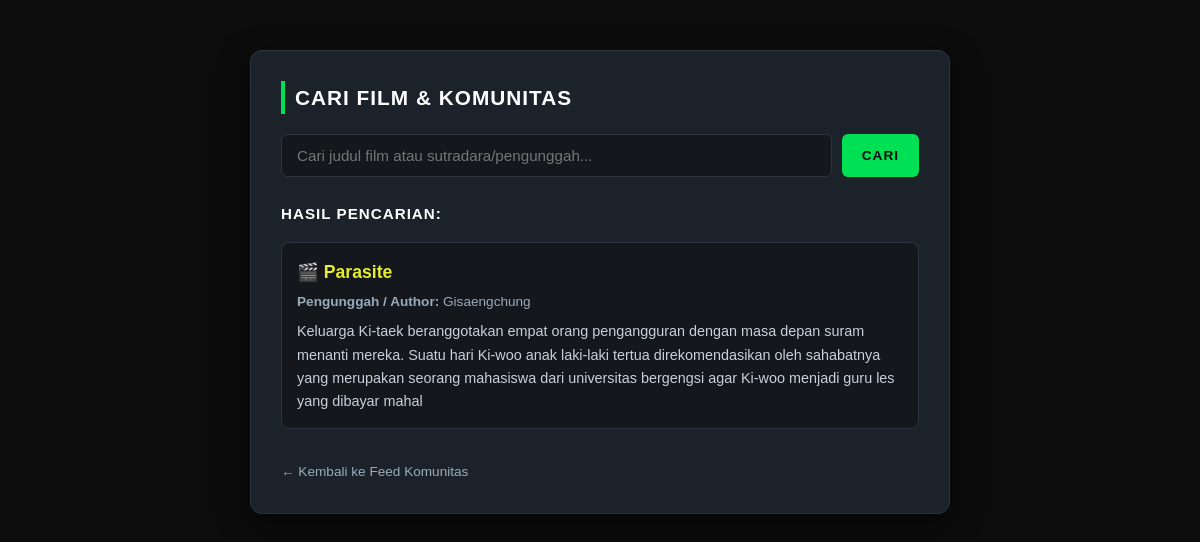
/loop_data/search.php (signed in), run on the app's committed database.
### tables this page shows
CREATE TABLE `film` (
  `id_film` int(11) NOT NULL,
  `nama_film` text NOT NULL,
  `step` text NOT NULL,
  `author` varchar(256) NOT NULL,
  `ulasan` text NOT NULL
);

### loop_data/search.php (the view, shortened to what this page needs)
<?php
$conn = connect();
$keyword = isset($_GET['keyword']) ? mysqli_real_escape_string($conn, $_GET['keyword']) : '';
$query_result = null;
if (!empty($keyword)) {
    $query_result = mysqli_query($conn, "SELECT * FROM film WHERE nama_film LIKE '%$keyword%' OR author LIKE '%$keyword%'");
} else {
    $query_result = mysqli_query($conn, "SELECT * FROM film LIMIT 5");
}
?>
<!DOCTYPE html>
<html lang="id">
<head>
    <link rel="stylesheet" href="style.css">
</head>
<body>
    <div class="container">
        <h2>Cari Film & Komunitas</h2>
        <form method="GET" class="search-form">
            <input type="text" name="keyword" placeholder="Cari judul film atau sutradara/pengunggah..." value="<?= htmlspecialchars($keyword); ?>">
            <button type="submit">Cari</button>
        </form>
        <h3 style="color: var(--text-main); font-size: 0.95rem; text-transform: uppercase; letter-spacing: 1px; margin-bottom: 15px;">Hasil Pencarian:</h3>
        <?php if($query_result && mysqli_num_rows($query_result) > 0): ?>
            <?php while($row = mysqli_fetch_assoc($query_result)): ?>
                <div class="result-card">
                    <h4>🎬 <?= htmlspecialchars($row['nama_film']); ?></h4>
                    <p style="margin: 0 0 8px 0; font-size: 0.85rem;"><strong>Pengunggah / Author:</strong> <?= htmlspecialchars($row['author']); ?></p>
                    <p style="margin: 0; font-size: 0.9rem; color: #c7d1db;"><?= htmlspecialchars($row['step']); ?></p>
                </div>
            <?php endwhile; ?>
        <?php else: ?>
            <p style="color: #ff4d4d;">Film atau data yang dicari tidak ditemukan.</p>
        <?php endif; ?>
        <a href="../user/index.php" class="btn-back">&larr; Kembali ke Feed Komunitas</a>
    </div>
</body>
</html>

### loop_data/style.css (style rules this page uses)
:root { --bg-main: #0c0c0c; --bg-card: #1c2229; --border-color: #2c3440; --text-main: #ffffff; --text-muted: #9ab; --accent-yellow: #e6ed2e; --accent-green: #00e054; --danger: #ff4d4d; }
* { box-sizing: border-box; margin: 0; padding: 0; }
body { background-color: var(--bg-main); color: var(--text-muted); font-family: 'Montserrat', sans-serif, Arial, sans-serif; line-height: 1.6; }
.container { max-width: 1100px; margin: 0 auto; padding: 20px; }

### loop_data/search.php (style rules this page uses)
:root { --bg-main: #0c0c0c; --bg-card: #1c2229; --border-color: #2c3440; --text-main: #ffffff; --text-muted: #9ab; --accent-yellow: #e6ed2e; --accent-green: #00e054; }
body { background-color: var(--bg-main); color: var(--text-muted); font-family: 'Montserrat', sans-serif, Arial, sans-serif; margin: 0; padding: 20px; }
.container { max-width: 700px; margin: 30px auto; background: var(--bg-card); border: 1px solid var(--border-color); padding: 30px; border-radius: 12px; box-shadow: 0 10px 30px rgba(0,0,0,0.6); }
h2 { color: var(--text-main); margin-top: 0; font-size: 1.3rem; text-transform: uppercase; letter-spacing: 1px; border-left: 4px solid var(--accent-green); padding-left: 10px; margin-bottom: 20px; }
.search-form { display: flex; gap: 10px; margin-bottom: 25px; }
input[type="text"] { flex: 1; padding: 12px 15px; background: #14181c; border: 1px solid var(--border-color); color: var(--text-main); border-radius: 6px; font-size: 0.95rem; }
button { background-color: var(--accent-green); color: #0c0c0c; border: none; padding: 0 20px; font-weight: bold; border-radius: 6px; cursor: pointer; text-transform: uppercase; font-size: 0.85rem; letter-spacing: 1px; }
.result-card { background: #14181c; border: 1px solid var(--border-color); padding: 15px; border-radius: 8px; margin-bottom: 12px; }
.result-card h4 { color: var(--accent-yellow); margin: 0 0 5px 0; font-size: 1.1rem; }
.btn-back { display: inline-block; margin-top: 20px; color: var(--text-muted); text-decoration: none; font-size: 0.85rem; }

### data on the page
film: nama_film "Parasite", author "Gisaengchung", step "Keluarga Ki-taek beranggotakan empat orang pengangguran dengan masa depan suram menanti mereka. Suatu hari Ki-woo anak laki-laki tertua direkomendasikan oleh sahabatnya yang merupakan seorang mahasiswa dari universitas bergengsi agar Ki-woo menjadi guru les yang dibayar mahal"
